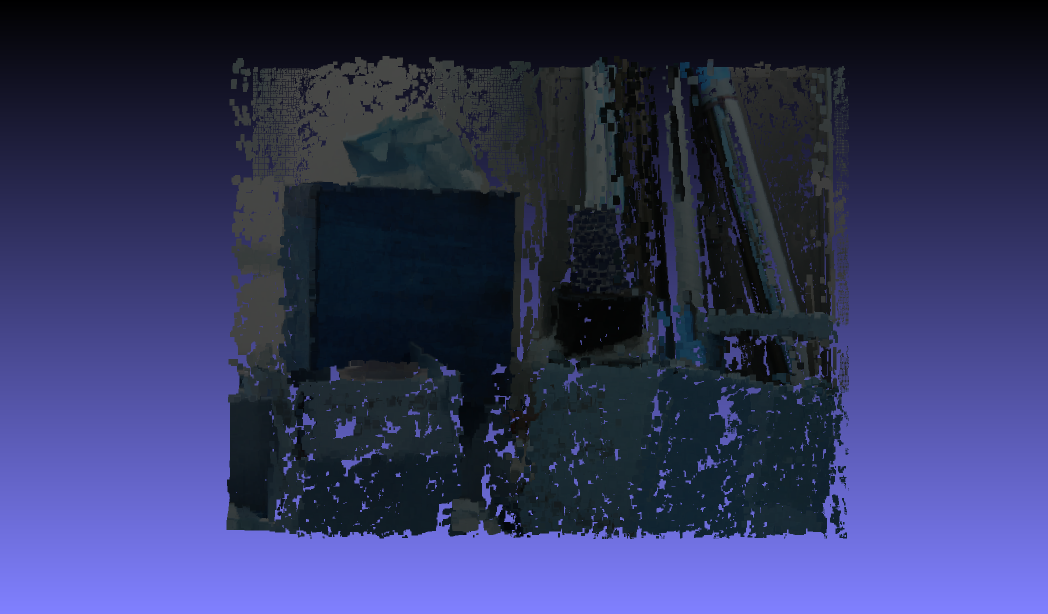
#> input picture 31392-Perception-Exam-master/Weekly Exercises/Exercise week 3 - Template Matching, Stereo Block Matching/snapshot00.png, 2096 x 1227 px, given in place of playtable_left.png, which was not available (shown at 1/2 size)
$ jupyter execute --allow-errors 'Exercise 1 - Template Matching.ipynb'   (text cells are left out)
#> lines starting #> are read from the running program, lines starting #| are printed output that depends on the picture; pictures that were not available may be replaced by others from this repository, and a replacement may not be noted
[cell 1]
import cv2
from matplotlib import pyplot as plt

plt.gray()

[cell 2]
img = cv2.imread("playtable_left.png")
#> img is the input picture: shape (1227, 2096, 3); mean B, G, R 93.6, 53.1, 49.6

img_left = cv2.cvtColor(img, cv2.COLOR_BGR2RGB)
gray_left = cv2.cvtColor(img_left, cv2.COLOR_RGB2GRAY)
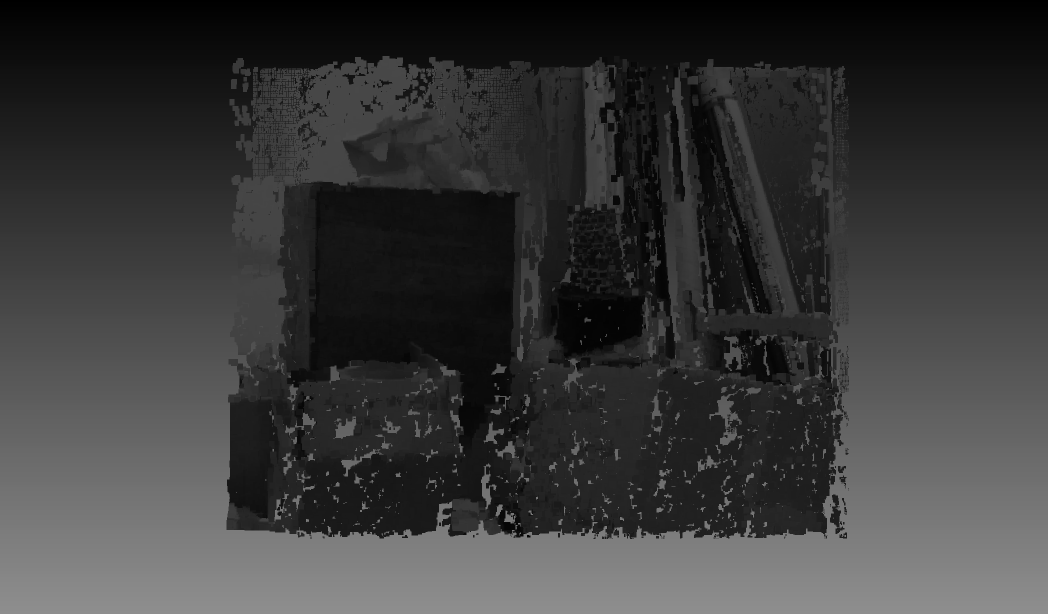
#> gray_left: shape (1227, 2096) (shown at 1/2 size); min 0, max 142, mean 56.7

plt.imshow(gray_left)

[cell 3]
template = cv2.imread('crocodile.png')
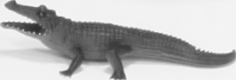
#> input picture 31392-Perception-Exam-master/Weekly Exercises/Exercise week 3 - Template Matching, Stereo Block Matching/crocodile.png, 236 x 80 px
#> template is the input picture: shape (80, 236, 3); min 45, max 249, mean 185
# Though the template is saved as a single channel (grayscale) image, it is loaded as a 3 channel image with identical channels.
# Therefore we can just take any of the three channels
template = template[...,0]
#> template: shape (80, 236)
plt.imshow(template)

[cell 4]
res = cv2.matchTemplate(gray_left, template, cv2.TM_CCORR_NORMED)
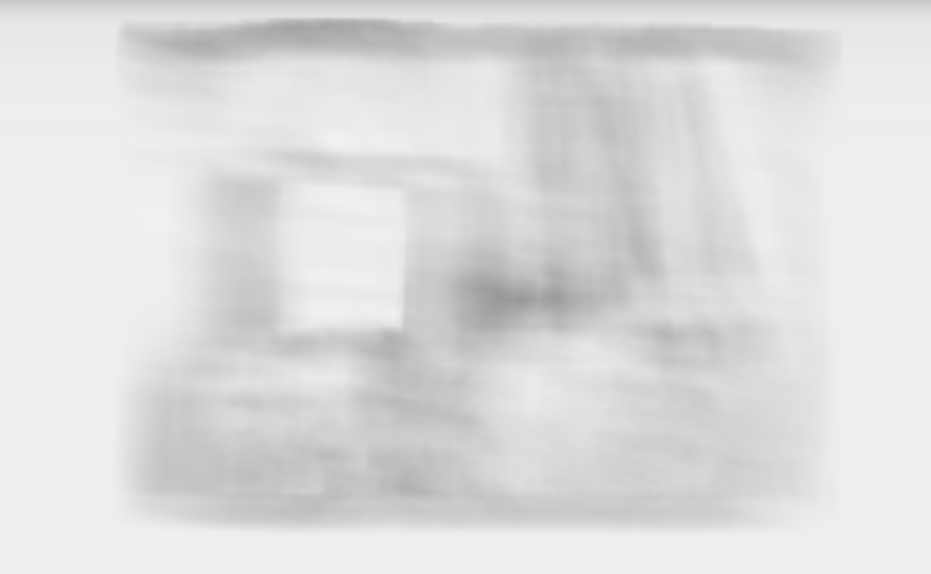
#> res: shape (1148, 1861) float32 (shown at 1/2 size); min 0.6, max 0.949, mean 0.868
plt.figure(figsize = (10,10))
plt.imshow(res, 'gray')

[cell 5]
min_val, max_val, min_loc, max_loc = cv2.minMaxLoc(res)
#> min_val = 0.6; max_val = 0.949; min_loc = (1036, 599); max_loc = (678, 282)

top_left = max_loc
#> top_left = (678, 282)
bottom_right = (top_left[0] + template.shape[1], top_left[1] + template.shape[0])
#> bottom_right = (914, 362)

crocodile = cv2.rectangle(img_left.copy(), top_left, bottom_right, (255,0,0), 3)

plt.figure(figsize=(12,12))
plt.imshow(crocodile)

[cell 6]
template = gray_left[900:1300, 2300:2630]
#> template = empty array
#plt.imshow(template)
#> (the rest of this cell did not finish here and is left out)
